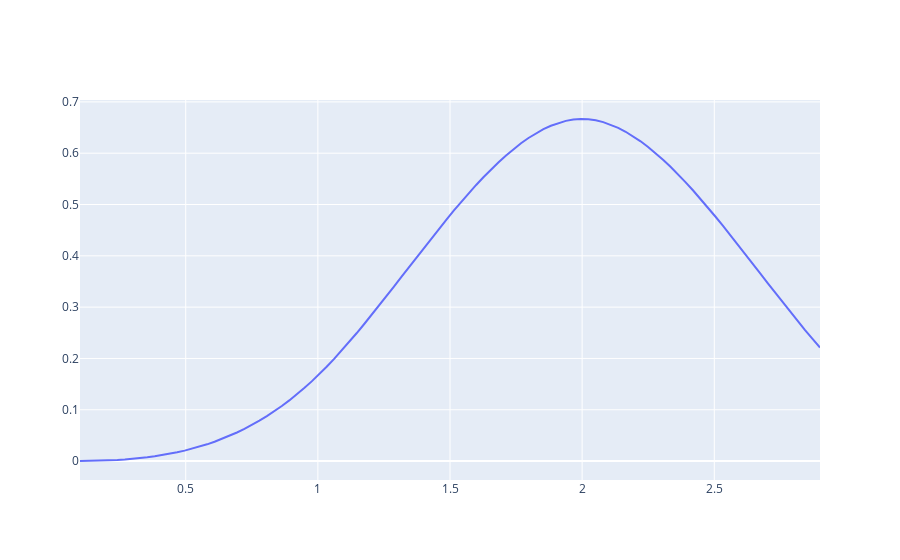

Write notebook code for a chart like this one.
### Code cell
go.Figure(go.Scatter(x=x,y=y))
